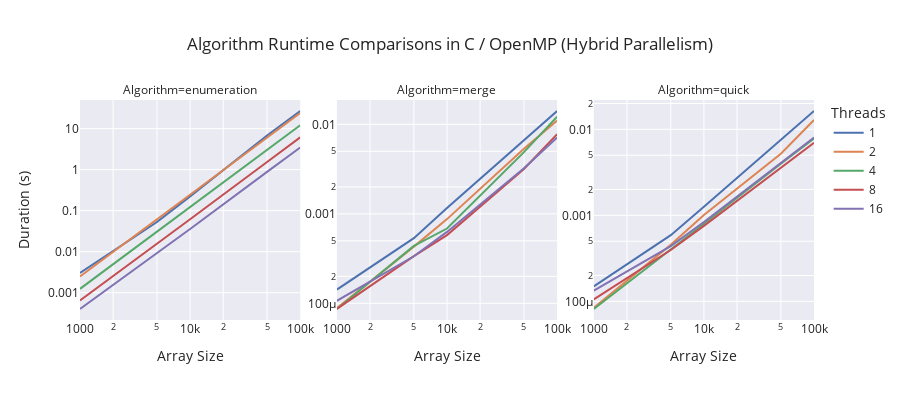
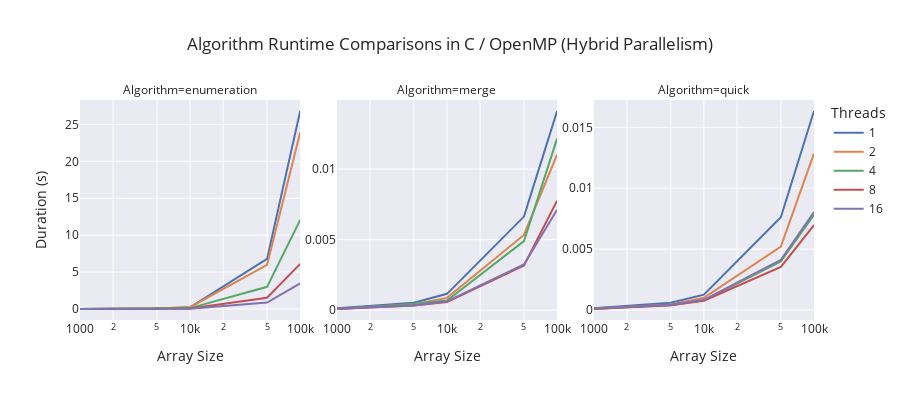
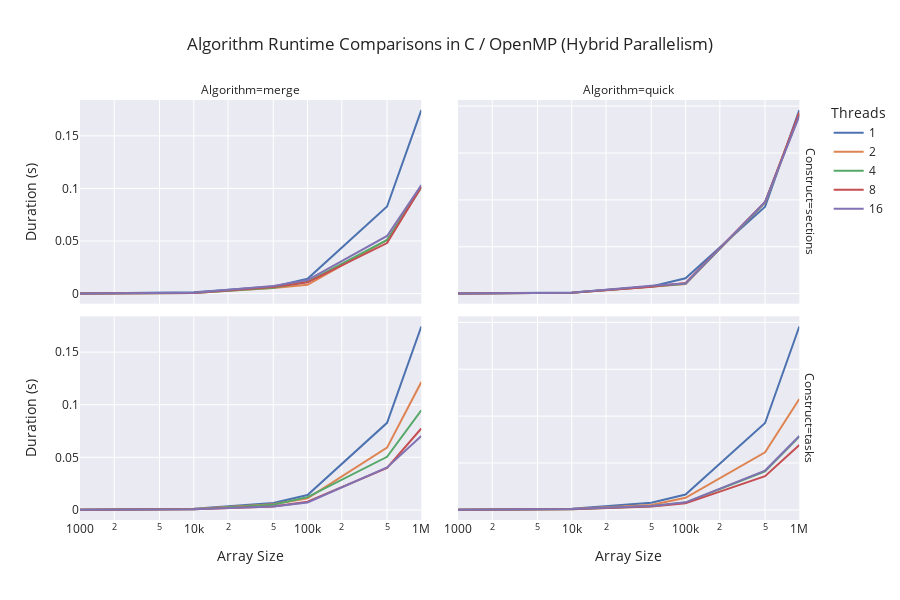

Notebook code cell kept with these figures, in order:
### Code cell
# log-log plot for all algorithms
fig = px.line(
    df.loc[
        (df['Construct'] != 'sections') &
        (df['Size'] <= 100000)
    ],
    x='Size', y='Duration', color='Threads',
    facet_col='Algorithm', facet_col_wrap=3,
    facet_col_spacing=0.05,
    template='seaborn',
    log_x=True,
    log_y=True,
    title=f'Algorithm Runtime Comparisons in C / OpenMP ({if_cutoff})',
    height=400,
    labels={
        "Duration": "Duration (s)",
        "Size": "Array Size",
     },
)

fig.update_yaxes(matches=None)
fig.update_yaxes(showticklabels=True, col=2) # assuming second facet
fig.update_yaxes(showticklabels=True, col=3) # assuming third facet
fig.show()

# log-linear plot for all algorithms
fig = px.line(
    df.loc[
        (df['Construct'] != 'sections') &
        (df['Size'] <= 100000)
    ],
    x='Size', y='Duration', color='Threads',
    facet_col='Algorithm', facet_col_wrap=3,
    facet_col_spacing=0.05,
    template='seaborn',
    log_x=True,
#     log_y=True,
    title=f'Algorithm Runtime Comparisons in C / OpenMP ({if_cutoff})',
    height=400,
    labels={
        "Duration": "Duration (s)",
        "Size": "Array Size",
     },
)

# plots for sections/tasks for quick/merge sort
fig.update_yaxes(matches=None)
fig.update_yaxes(showticklabels=True, col=2) # assuming second facet
fig.update_yaxes(showticklabels=True, col=3) # assuming third facet
fig.show()

fig = px.line(
    df.loc[df.Algorithm != 'enumeration'],
    x='Size', y='Duration', color='Threads',
    facet_col='Algorithm', facet_col_wrap=2,
    facet_col_spacing=0.05,
    facet_row='Construct',
    template='seaborn',
    log_x=True,
#     log_y=True,
    title=f'Algorithm Runtime Comparisons in C / OpenMP ({if_cutoff})',
    height=600,
    labels={
        "Duration": "Duration (s)",
        "Size": "Array Size",
     },
)

fig.update_yaxes(matches=None)
fig.update_yaxes(showticklabels=True, col=[2,3]) # assuming second facet
fig.show()

### Figure 1 — Plotly figure (JSON) as saved in the notebook; plotly's stock layout.template omitted (floating-point values rounded to 4 significant figures)
{"data": [{"hovertemplate": "Threads=1<br>Algorithm=enumeration<br>Array Size=%{x}<br>Duration (s)=%{y}<extra></extra>", "legendgroup": "1", "line": {"color": "rgb(76,114,176)", "dash": "solid"}, "mode": "lines", "name": "1", "orientation": "v", "showlegend": true, "type": "scatter", "x": [1000, 5000, 10000, 50000, 100000], "xaxis": "x", "y": [0.003027, 0.05277, 0.2223, 6.792, 26.83], "yaxis": "y"}, {"hovertemplate": "Threads=1<br>Algorithm=merge<br>Array Size=%{x}<br>Duration (s)=%{y}<extra></extra>", "legendgroup": "1", "line": {"color": "rgb(76,114,176)", "dash": "solid"}, "mode": "lines", "name": "1", "orientation": "v", "showlegend": false, "type": "scatter", "x": [1000, 5000, 10000, 50000, 100000], "xaxis": "x2", "y": [0.0001424, 0.0005351, 0.00116, 0.006633, 0.01411], "yaxis": "y2"}, {"hovertemplate": "Threads=1<br>Algorithm=quick<br>Array Size=%{x}<br>Duration (s)=%{y}<extra></extra>", "legendgroup": "1", "line": {"color": "rgb(76,114,176)", "dash": "solid"}, "mode": "lines", "name": "1", "orientation": "v", "showlegend": false, "type": "scatter", "x": [1000, 5000, 10000, 50000, 100000], "xaxis": "x3", "y": [0.0001493, 0.0005887, 0.001257, 0.007615, 0.01635], "yaxis": "y3"}, {"hovertemplate": "Threads=2<br>Algorithm=enumeration<br>Array Size=%{x}<br>Duration (s)=%{y}<extra></extra>", "legendgroup": "2", "line": {"color": "rgb(221,132,82)", "dash": "solid"}, "mode": "lines", "name": "2", "orientation": "v", "showlegend": true, "type": "scatter", "x": [1000, 5000, 10000, 50000, 100000], "xaxis": "x", "y": [0.002467, 0.06016, 0.2401, 5.973, 23.93], "yaxis": "y"}, {"hovertemplate": "Threads=2<br>Algorithm=merge<br>Array Size=%{x}<br>Duration (s)=%{y}<extra></extra>", "legendgroup": "2", "line": {"color": "rgb(221,132,82)", "dash": "solid"}, "mode": "lines", "name": "2", "orientation": "v", "showlegend": false, "type": "scatter", "x": [1000, 5000, 10000, 50000, 100000], "xaxis": "x2", "y": [8.816e-05, 0.0004303, 0.0008731, 0.005333, 0.01102], "yaxis": "y2"}, {"hovertemplate": "Threads=2<br>Algorithm=quick<br>Array Size=%{x}<br>Duration (s)=%{y}<extra></extra>", "legendgroup": "2", "line": {"color": "rgb(221,132,82)", "dash": "solid"}, "mode": "lines", "name": "2", "orientation": "v", "showlegend": false, "type": "scatter", "x": [1000, 5000, 10000, 50000, 100000], "xaxis": "x3", "y": [8.404e-05, 0.0004543, 0.001008, 0.00521, 0.01286], "yaxis": "y3"}, {"hovertemplate": "Threads=4<br>Algorithm=enumeration<br>Array Size=%{x}<br>Duration (s)=%{y}<extra></extra>", "legendgroup": "4", "line": {"color": "rgb(85,168,104)", "dash": "solid"}, "mode": "lines", "name": "4", "orientation": "v", "showlegend": true, "type": "scatter", "x": [1000, 5000, 10000, 50000, 100000], "xaxis": "x", "y": [0.001239, 0.03018, 0.1216, 3.006, 12.06], "yaxis": "y"}, {"hovertemplate": "Threads=4<br>Algorithm=merge<br>Array Size=%{x}<br>Duration (s)=%{y}<extra></extra>", "legendgroup": "4", "line": {"color": "rgb(85,168,104)", "dash": "solid"}, "mode": "lines", "name": "4", "orientation": "v", "showlegend": false, "type": "scatter", "x": [1000, 5000, 10000, 50000, 100000], "xaxis": "x2", "y": [8.636e-05, 0.000438, 0.0006853, 0.004892, 0.01216], "yaxis": "y2"}, {"hovertemplate": "Threads=4<br>Algorithm=quick<br>Array Size=%{x}<br>Duration (s)=%{y}<extra></extra>", "legendgroup": "4", "line": {"color": "rgb(85,168,104)", "dash": "solid"}, "mode": "lines", "name": "4", "orientation": "v", "showlegend": false, "type": "scatter", "x": [1000, 5000, 10000, 50000, 100000], "xaxis": "x3", "y": [8.154e-05, 0.0003962, 0.0007983, 0.003991, 0.007813], "yaxis": "y3"}, {"hovertemplate": "Threads=8<br>Algorithm=enumeration<br>Array Size=%{x}<br>Duration (s)=%{y}<extra></extra>", "legendgroup": "8", "line": {"color": "rgb(196,78,82)", "dash": "solid"}, "mode": "lines", "name": "8", "orientation": "v", "showlegend": true, "type": "scatter", "x": [1000, 5000, 10000, 50000, 100000], "xaxis": "x", "y": [0.0006445, 0.01538, 0.0614, 1.532, 6.116], "yaxis": "y"}, {"hovertemplate": "Threads=8<br>Algorithm=merge<br>Array Size=%{x}<br>Duration (s)=%{y}<extra></extra>", "legendgroup": "8", "line": {"color": "rgb(196,78,82)", "dash": "solid"}, "mode": "lines", "name": "8", "orientation": "v", "showlegend": false, "type": "scatter", "x": [1000, 5000, 10000, 50000, 100000], "xaxis": "x2", "y": [8.667e-05, 0.0003371, 0.0005787, 0.003167, 0.007759], "yaxis": "y2"}, {"hovertemplate": "Threads=8<br>Algorithm=quick<br>Array Size=%{x}<br>Duration (s)=%{y}<extra></extra>", "legendgroup": "8", "line": {"color": "rgb(196,78,82)", "dash": "solid"}, "mode": "lines", "name": "8", "orientation": "v", "showlegend": false, "type": "scatter", "x": [1000, 5000, 10000, 50000, 100000], "xaxis": "x3", "y": [0.0001054, 0.0003957, 0.0007558, 0.00354, 0.006974], "yaxis": "y3"}, {"hovertemplate": "Threads=16<br>Algorithm=enumeration<br>Array Size=%{x}<br>Duration (s)=%{y}<extra></extra>", "legendgroup": "16", "line": {"color": "rgb(129,114,179)", "dash": "solid"}, "mode": "lines", "name": "16", "orientation": "v", "showlegend": true, "type": "scatter", "x": [1000, 5000, 10000, 50000, 100000], "xaxis": "x", "y": [0.0003995, 0.008908, 0.03554, 0.8777, 3.459], "yaxis": "y"}, {"hovertemplate": "Threads=16<br>Algorithm=merge<br>Array Size=%{x}<br>Duration (s)=%{y}<extra></extra>", "legendgroup": "16", "line": {"color": "rgb(129,114,179)", "dash": "solid"}, "mode": "lines", "name": "16", "orientation": "v", "showlegend": false, "type": "scatter", "x": [1000, 5000, 10000, 50000, 100000], "xaxis": "x2", "y": [0.0001067, 0.0003355, 0.0006278, 0.003238, 0.007116], "yaxis": "y2"}, {"hovertemplate": "Threads=16<br>Algorithm=quick<br>Array Size=%{x}<br>Duration (s)=%{y}<extra></extra>", "legendgroup": "16", "line": {"color": "rgb(129,114,179)", "dash": "solid"}, "mode": "lines", "name": "16", "orientation": "v", "showlegend": false, "type": "scatter", "x": [1000, 5000, 10000, 50000, 100000], "xaxis": "x3", "y": [0.000133, 0.000439, 0.0008376, 0.004121, 0.008051], "yaxis": "y3"}], "layout": {"annotations": [{"font": {}, "showarrow": false, "text": "Algorithm=enumeration", "x": 0.15, "xanchor": "center", "xref": "paper", "y": 1, "yanchor": "bottom", "yref": "paper"}, {"font": {}, "showarrow": false, "text": "Algorithm=merge", "x": 0.5, "xanchor": "center", "xref": "paper", "y": 1, "yanchor": "bottom", "yref": "paper"}, {"font": {}, "showarrow": false, "text": "Algorithm=quick", "x": 0.85, "xanchor": "center", "xref": "paper", "y": 1, "yanchor": "bottom", "yref": "paper"}], "height": 400, "legend": {"title": {"text": "Threads"}, "tracegroupgap": 0}, "title": {"text": "Algorithm Runtime Comparisons in C / OpenMP (Hybrid Parallelism)"}, "xaxis": {"anchor": "y", "domain": [0, 0.3], "title": {"text": "Array Size"}, "type": "log"}, "xaxis2": {"anchor": "y2", "domain": [0.35, 0.65], "matches": "x", "title": {"text": "Array Size"}, "type": "log"}, "xaxis3": {"anchor": "y3", "domain": [0.7, 1], "matches": "x", "title": {"text": "Array Size"}, "type": "log"}, "yaxis": {"anchor": "x", "domain": [0, 1], "title": {"text": "Duration (s)"}, "type": "log"}, "yaxis2": {"anchor": "x2", "domain": [0, 1], "showticklabels": true, "type": "log"}, "yaxis3": {"anchor": "x3", "domain": [0, 1], "showticklabels": true, "type": "log"}}}

### Figure 2 — Plotly figure (JSON) as saved in the notebook; plotly's stock layout.template omitted (floating-point values rounded to 4 significant figures)
{"data": [{"hovertemplate": "Threads=1<br>Algorithm=enumeration<br>Array Size=%{x}<br>Duration (s)=%{y}<extra></extra>", "legendgroup": "1", "line": {"color": "rgb(76,114,176)", "dash": "solid"}, "mode": "lines", "name": "1", "orientation": "v", "showlegend": true, "type": "scatter", "x": [1000, 5000, 10000, 50000, 100000], "xaxis": "x", "y": [0.003027, 0.05277, 0.2223, 6.792, 26.83], "yaxis": "y"}, {"hovertemplate": "Threads=1<br>Algorithm=merge<br>Array Size=%{x}<br>Duration (s)=%{y}<extra></extra>", "legendgroup": "1", "line": {"color": "rgb(76,114,176)", "dash": "solid"}, "mode": "lines", "name": "1", "orientation": "v", "showlegend": false, "type": "scatter", "x": [1000, 5000, 10000, 50000, 100000], "xaxis": "x2", "y": [0.0001424, 0.0005351, 0.00116, 0.006633, 0.01411], "yaxis": "y2"}, {"hovertemplate": "Threads=1<br>Algorithm=quick<br>Array Size=%{x}<br>Duration (s)=%{y}<extra></extra>", "legendgroup": "1", "line": {"color": "rgb(76,114,176)", "dash": "solid"}, "mode": "lines", "name": "1", "orientation": "v", "showlegend": false, "type": "scatter", "x": [1000, 5000, 10000, 50000, 100000], "xaxis": "x3", "y": [0.0001493, 0.0005887, 0.001257, 0.007615, 0.01635], "yaxis": "y3"}, {"hovertemplate": "Threads=2<br>Algorithm=enumeration<br>Array Size=%{x}<br>Duration (s)=%{y}<extra></extra>", "legendgroup": "2", "line": {"color": "rgb(221,132,82)", "dash": "solid"}, "mode": "lines", "name": "2", "orientation": "v", "showlegend": true, "type": "scatter", "x": [1000, 5000, 10000, 50000, 100000], "xaxis": "x", "y": [0.002467, 0.06016, 0.2401, 5.973, 23.93], "yaxis": "y"}, {"hovertemplate": "Threads=2<br>Algorithm=merge<br>Array Size=%{x}<br>Duration (s)=%{y}<extra></extra>", "legendgroup": "2", "line": {"color": "rgb(221,132,82)", "dash": "solid"}, "mode": "lines", "name": "2", "orientation": "v", "showlegend": false, "type": "scatter", "x": [1000, 5000, 10000, 50000, 100000], "xaxis": "x2", "y": [8.816e-05, 0.0004303, 0.0008731, 0.005333, 0.01102], "yaxis": "y2"}, {"hovertemplate": "Threads=2<br>Algorithm=quick<br>Array Size=%{x}<br>Duration (s)=%{y}<extra></extra>", "legendgroup": "2", "line": {"color": "rgb(221,132,82)", "dash": "solid"}, "mode": "lines", "name": "2", "orientation": "v", "showlegend": false, "type": "scatter", "x": [1000, 5000, 10000, 50000, 100000], "xaxis": "x3", "y": [8.404e-05, 0.0004543, 0.001008, 0.00521, 0.01286], "yaxis": "y3"}, {"hovertemplate": "Threads=4<br>Algorithm=enumeration<br>Array Size=%{x}<br>Duration (s)=%{y}<extra></extra>", "legendgroup": "4", "line": {"color": "rgb(85,168,104)", "dash": "solid"}, "mode": "lines", "name": "4", "orientation": "v", "showlegend": true, "type": "scatter", "x": [1000, 5000, 10000, 50000, 100000], "xaxis": "x", "y": [0.001239, 0.03018, 0.1216, 3.006, 12.06], "yaxis": "y"}, {"hovertemplate": "Threads=4<br>Algorithm=merge<br>Array Size=%{x}<br>Duration (s)=%{y}<extra></extra>", "legendgroup": "4", "line": {"color": "rgb(85,168,104)", "dash": "solid"}, "mode": "lines", "name": "4", "orientation": "v", "showlegend": false, "type": "scatter", "x": [1000, 5000, 10000, 50000, 100000], "xaxis": "x2", "y": [8.636e-05, 0.000438, 0.0006853, 0.004892, 0.01216], "yaxis": "y2"}, {"hovertemplate": "Threads=4<br>Algorithm=quick<br>Array Size=%{x}<br>Duration (s)=%{y}<extra></extra>", "legendgroup": "4", "line": {"color": "rgb(85,168,104)", "dash": "solid"}, "mode": "lines", "name": "4", "orientation": "v", "showlegend": false, "type": "scatter", "x": [1000, 5000, 10000, 50000, 100000], "xaxis": "x3", "y": [8.154e-05, 0.0003962, 0.0007983, 0.003991, 0.007813], "yaxis": "y3"}, {"hovertemplate": "Threads=8<br>Algorithm=enumeration<br>Array Size=%{x}<br>Duration (s)=%{y}<extra></extra>", "legendgroup": "8", "line": {"color": "rgb(196,78,82)", "dash": "solid"}, "mode": "lines", "name": "8", "orientation": "v", "showlegend": true, "type": "scatter", "x": [1000, 5000, 10000, 50000, 100000], "xaxis": "x", "y": [0.0006445, 0.01538, 0.0614, 1.532, 6.116], "yaxis": "y"}, {"hovertemplate": "Threads=8<br>Algorithm=merge<br>Array Size=%{x}<br>Duration (s)=%{y}<extra></extra>", "legendgroup": "8", "line": {"color": "rgb(196,78,82)", "dash": "solid"}, "mode": "lines", "name": "8", "orientation": "v", "showlegend": false, "type": "scatter", "x": [1000, 5000, 10000, 50000, 100000], "xaxis": "x2", "y": [8.667e-05, 0.0003371, 0.0005787, 0.003167, 0.007759], "yaxis": "y2"}, {"hovertemplate": "Threads=8<br>Algorithm=quick<br>Array Size=%{x}<br>Duration (s)=%{y}<extra></extra>", "legendgroup": "8", "line": {"color": "rgb(196,78,82)", "dash": "solid"}, "mode": "lines", "name": "8", "orientation": "v", "showlegend": false, "type": "scatter", "x": [1000, 5000, 10000, 50000, 100000], "xaxis": "x3", "y": [0.0001054, 0.0003957, 0.0007558, 0.00354, 0.006974], "yaxis": "y3"}, {"hovertemplate": "Threads=16<br>Algorithm=enumeration<br>Array Size=%{x}<br>Duration (s)=%{y}<extra></extra>", "legendgroup": "16", "line": {"color": "rgb(129,114,179)", "dash": "solid"}, "mode": "lines", "name": "16", "orientation": "v", "showlegend": true, "type": "scatter", "x": [1000, 5000, 10000, 50000, 100000], "xaxis": "x", "y": [0.0003995, 0.008908, 0.03554, 0.8777, 3.459], "yaxis": "y"}, {"hovertemplate": "Threads=16<br>Algorithm=merge<br>Array Size=%{x}<br>Duration (s)=%{y}<extra></extra>", "legendgroup": "16", "line": {"color": "rgb(129,114,179)", "dash": "solid"}, "mode": "lines", "name": "16", "orientation": "v", "showlegend": false, "type": "scatter", "x": [1000, 5000, 10000, 50000, 100000], "xaxis": "x2", "y": [0.0001067, 0.0003355, 0.0006278, 0.003238, 0.007116], "yaxis": "y2"}, {"hovertemplate": "Threads=16<br>Algorithm=quick<br>Array Size=%{x}<br>Duration (s)=%{y}<extra></extra>", "legendgroup": "16", "line": {"color": "rgb(129,114,179)", "dash": "solid"}, "mode": "lines", "name": "16", "orientation": "v", "showlegend": false, "type": "scatter", "x": [1000, 5000, 10000, 50000, 100000], "xaxis": "x3", "y": [0.000133, 0.000439, 0.0008376, 0.004121, 0.008051], "yaxis": "y3"}], "layout": {"annotations": [{"font": {}, "showarrow": false, "text": "Algorithm=enumeration", "x": 0.15, "xanchor": "center", "xref": "paper", "y": 1, "yanchor": "bottom", "yref": "paper"}, {"font": {}, "showarrow": false, "text": "Algorithm=merge", "x": 0.5, "xanchor": "center", "xref": "paper", "y": 1, "yanchor": "bottom", "yref": "paper"}, {"font": {}, "showarrow": false, "text": "Algorithm=quick", "x": 0.85, "xanchor": "center", "xref": "paper", "y": 1, "yanchor": "bottom", "yref": "paper"}], "height": 400, "legend": {"title": {"text": "Threads"}, "tracegroupgap": 0}, "title": {"text": "Algorithm Runtime Comparisons in C / OpenMP (Hybrid Parallelism)"}, "xaxis": {"anchor": "y", "domain": [0, 0.3], "title": {"text": "Array Size"}, "type": "log"}, "xaxis2": {"anchor": "y2", "domain": [0.35, 0.65], "matches": "x", "title": {"text": "Array Size"}, "type": "log"}, "xaxis3": {"anchor": "y3", "domain": [0.7, 1], "matches": "x", "title": {"text": "Array Size"}, "type": "log"}, "yaxis": {"anchor": "x", "domain": [0, 1], "title": {"text": "Duration (s)"}}, "yaxis2": {"anchor": "x2", "domain": [0, 1], "showticklabels": true}, "yaxis3": {"anchor": "x3", "domain": [0, 1], "showticklabels": true}}}

### Figure 3 — Plotly figure (JSON) as saved in the notebook; plotly's stock layout.template omitted (floating-point values rounded to 4 significant figures)
{"data": [{"hovertemplate": "Threads=1<br>Construct=sections<br>Algorithm=merge<br>Array Size=%{x}<br>Duration (s)=%{y}<extra></extra>", "legendgroup": "1", "line": {"color": "rgb(76,114,176)", "dash": "solid"}, "mode": "lines", "name": "1", "orientation": "v", "showlegend": true, "type": "scatter", "x": [1000, 5000, 10000, 50000, 100000, 500000, 1000000], "xaxis": "x3", "y": [0.0001424, 0.0005351, 0.00116, 0.006633, 0.01411, 0.0828, 0.1744], "yaxis": "y3"}, {"hovertemplate": "Threads=1<br>Construct=sections<br>Algorithm=quick<br>Array Size=%{x}<br>Duration (s)=%{y}<extra></extra>", "legendgroup": "1", "line": {"color": "rgb(76,114,176)", "dash": "solid"}, "mode": "lines", "name": "1", "orientation": "v", "showlegend": false, "type": "scatter", "x": [1000, 5000, 10000, 50000, 100000, 500000, 1000000], "xaxis": "x4", "y": [0.0001493, 0.0005887, 0.001257, 0.007615, 0.01635, 0.09269, 0.1957], "yaxis": "y4"}, {"hovertemplate": "Threads=1<br>Construct=tasks<br>Algorithm=merge<br>Array Size=%{x}<br>Duration (s)=%{y}<extra></extra>", "legendgroup": "1", "line": {"color": "rgb(76,114,176)", "dash": "solid"}, "mode": "lines", "name": "1", "orientation": "v", "showlegend": false, "type": "scatter", "x": [1000, 5000, 10000, 50000, 100000, 500000, 1000000], "xaxis": "x", "y": [0.0001424, 0.0005351, 0.00116, 0.006633, 0.01411, 0.0828, 0.1744], "yaxis": "y"}, {"hovertemplate": "Threads=1<br>Construct=tasks<br>Algorithm=quick<br>Array Size=%{x}<br>Duration (s)=%{y}<extra></extra>", "legendgroup": "1", "line": {"color": "rgb(76,114,176)", "dash": "solid"}, "mode": "lines", "name": "1", "orientation": "v", "showlegend": false, "type": "scatter", "x": [1000, 5000, 10000, 50000, 100000, 500000, 1000000], "xaxis": "x2", "y": [0.0001493, 0.0005887, 0.001257, 0.007615, 0.01635, 0.09269, 0.1957], "yaxis": "y2"}, {"hovertemplate": "Threads=2<br>Construct=sections<br>Algorithm=merge<br>Array Size=%{x}<br>Duration (s)=%{y}<extra></extra>", "legendgroup": "2", "line": {"color": "rgb(221,132,82)", "dash": "solid"}, "mode": "lines", "name": "2", "orientation": "v", "showlegend": true, "type": "scatter", "x": [1000, 5000, 10000, 50000, 100000, 500000, 1000000], "xaxis": "x3", "y": [5.484e-05, 0.0002984, 0.0006603, 0.005365, 0.008298, 0.05087, 0.1015], "yaxis": "y3"}, {"hovertemplate": "Threads=2<br>Construct=sections<br>Algorithm=quick<br>Array Size=%{x}<br>Duration (s)=%{y}<extra></extra>", "legendgroup": "2", "line": {"color": "rgb(221,132,82)", "dash": "solid"}, "mode": "lines", "name": "2", "orientation": "v", "showlegend": false, "type": "scatter", "x": [1000, 5000, 10000, 50000, 100000, 500000, 1000000], "xaxis": "x4", "y": [9.375e-05, 0.0005811, 0.0009239, 0.00729, 0.01031, 0.09719, 0.1912], "yaxis": "y4"}, {"hovertemplate": "Threads=2<br>Construct=tasks<br>Algorithm=merge<br>Array Size=%{x}<br>Duration (s)=%{y}<extra></extra>", "legendgroup": "2", "line": {"color": "rgb(221,132,82)", "dash": "solid"}, "mode": "lines", "name": "2", "orientation": "v", "showlegend": false, "type": "scatter", "x": [1000, 5000, 10000, 50000, 100000, 500000, 1000000], "xaxis": "x", "y": [8.816e-05, 0.0004303, 0.0008731, 0.005333, 0.01102, 0.05925, 0.1216], "yaxis": "y"}, {"hovertemplate": "Threads=2<br>Construct=tasks<br>Algorithm=quick<br>Array Size=%{x}<br>Duration (s)=%{y}<extra></extra>", "legendgroup": "2", "line": {"color": "rgb(221,132,82)", "dash": "solid"}, "mode": "lines", "name": "2", "orientation": "v", "showlegend": false, "type": "scatter", "x": [1000, 5000, 10000, 50000, 100000, 500000, 1000000], "xaxis": "x2", "y": [8.404e-05, 0.0004543, 0.001008, 0.00521, 0.01286, 0.06148, 0.1182], "yaxis": "y2"}, {"hovertemplate": "Threads=4<br>Construct=sections<br>Algorithm=merge<br>Array Size=%{x}<br>Duration (s)=%{y}<extra></extra>", "legendgroup": "4", "line": {"color": "rgb(85,168,104)", "dash": "solid"}, "mode": "lines", "name": "4", "orientation": "v", "showlegend": true, "type": "scatter", "x": [1000, 5000, 10000, 50000, 100000, 500000, 1000000], "xaxis": "x3", "y": [5.43e-05, 0.0003251, 0.0006554, 0.005543, 0.01114, 0.05095, 0.101], "yaxis": "y3"}, {"hovertemplate": "Threads=4<br>Construct=sections<br>Algorithm=quick<br>Array Size=%{x}<br>Duration (s)=%{y}<extra></extra>", "legendgroup": "4", "line": {"color": "rgb(85,168,104)", "dash": "solid"}, "mode": "lines", "name": "4", "orientation": "v", "showlegend": false, "type": "scatter", "x": [1000, 5000, 10000, 50000, 100000, 500000, 1000000], "xaxis": "x4", "y": [9.77e-05, 0.0006041, 0.0009409, 0.007454, 0.01039, 0.09711, 0.1915], "yaxis": "y4"}, {"hovertemplate": "Threads=4<br>Construct=tasks<br>Algorithm=merge<br>Array Size=%{x}<br>Duration (s)=%{y}<extra></extra>", "legendgroup": "4", "line": {"color": "rgb(85,168,104)", "dash": "solid"}, "mode": "lines", "name": "4", "orientation": "v", "showlegend": false, "type": "scatter", "x": [1000, 5000, 10000, 50000, 100000, 500000, 1000000], "xaxis": "x", "y": [8.636e-05, 0.000438, 0.0006853, 0.004892, 0.01216, 0.0505, 0.09469], "yaxis": "y"}, {"hovertemplate": "Threads=4<br>Construct=tasks<br>Algorithm=quick<br>Array Size=%{x}<br>Duration (s)=%{y}<extra></extra>", "legendgroup": "4", "line": {"color": "rgb(85,168,104)", "dash": "solid"}, "mode": "lines", "name": "4", "orientation": "v", "showlegend": false, "type": "scatter", "x": [1000, 5000, 10000, 50000, 100000, 500000, 1000000], "xaxis": "x2", "y": [8.154e-05, 0.0003962, 0.0007983, 0.003991, 0.007813, 0.04119, 0.07833], "yaxis": "y2"}, {"hovertemplate": "Threads=8<br>Construct=sections<br>Algorithm=merge<br>Array Size=%{x}<br>Duration (s)=%{y}<extra></extra>", "legendgroup": "8", "line": {"color": "rgb(196,78,82)", "dash": "solid"}, "mode": "lines", "name": "8", "orientation": "v", "showlegend": true, "type": "scatter", "x": [1000, 5000, 10000, 50000, 100000, 500000, 1000000], "xaxis": "x3", "y": [5.579e-05, 0.0003212, 0.0006572, 0.006214, 0.0107, 0.04801, 0.1015], "yaxis": "y3"}, {"hovertemplate": "Threads=8<br>Construct=sections<br>Algorithm=quick<br>Array Size=%{x}<br>Duration (s)=%{y}<extra></extra>", "legendgroup": "8", "line": {"color": "rgb(196,78,82)", "dash": "solid"}, "mode": "lines", "name": "8", "orientation": "v", "showlegend": false, "type": "scatter", "x": [1000, 5000, 10000, 50000, 100000, 500000, 1000000], "xaxis": "x4", "y": [9.453e-05, 0.0005976, 0.0009425, 0.007349, 0.01145, 0.09768, 0.1931], "yaxis": "y4"}, {"hovertemplate": "Threads=8<br>Construct=tasks<br>Algorithm=merge<br>Array Size=%{x}<br>Duration (s)=%{y}<extra></extra>", "legendgroup": "8", "line": {"color": "rgb(196,78,82)", "dash": "solid"}, "mode": "lines", "name": "8", "orientation": "v", "showlegend": false, "type": "scatter", "x": [1000, 5000, 10000, 50000, 100000, 500000, 1000000], "xaxis": "x", "y": [8.667e-05, 0.0003371, 0.0005787, 0.003167, 0.007759, 0.03995, 0.07746], "yaxis": "y"}, {"hovertemplate": "Threads=8<br>Construct=tasks<br>Algorithm=quick<br>Array Size=%{x}<br>Duration (s)=%{y}<extra></extra>", "legendgroup": "8", "line": {"color": "rgb(196,78,82)", "dash": "solid"}, "mode": "lines", "name": "8", "orientation": "v", "showlegend": false, "type": "scatter", "x": [1000, 5000, 10000, 50000, 100000, 500000, 1000000], "xaxis": "x2", "y": [0.0001054, 0.0003957, 0.0007558, 0.00354, 0.006974, 0.0359, 0.06922], "yaxis": "y2"}, {"hovertemplate": "Threads=16<br>Construct=sections<br>Algorithm=merge<br>Array Size=%{x}<br>Duration (s)=%{y}<extra></extra>", "legendgroup": "16", "line": {"color": "rgb(129,114,179)", "dash": "solid"}, "mode": "lines", "name": "16", "orientation": "v", "showlegend": true, "type": "scatter", "x": [1000, 5000, 10000, 50000, 100000, 500000, 1000000], "xaxis": "x3", "y": [7.41e-05, 0.0003714, 0.0007918, 0.00717, 0.01279, 0.05481, 0.1032], "yaxis": "y3"}, {"hovertemplate": "Threads=16<br>Construct=sections<br>Algorithm=quick<br>Array Size=%{x}<br>Duration (s)=%{y}<extra></extra>", "legendgroup": "16", "line": {"color": "rgb(129,114,179)", "dash": "solid"}, "mode": "lines", "name": "16", "orientation": "v", "showlegend": false, "type": "scatter", "x": [1000, 5000, 10000, 50000, 100000, 500000, 1000000], "xaxis": "x4", "y": [0.0001379, 0.0006268, 0.0009952, 0.008437, 0.01081, 0.09777, 0.1895], "yaxis": "y4"}, {"hovertemplate": "Threads=16<br>Construct=tasks<br>Algorithm=merge<br>Array Size=%{x}<br>Duration (s)=%{y}<extra></extra>", "legendgroup": "16", "line": {"color": "rgb(129,114,179)", "dash": "solid"}, "mode": "lines", "name": "16", "orientation": "v", "showlegend": false, "type": "scatter", "x": [1000, 5000, 10000, 50000, 100000, 500000, 1000000], "xaxis": "x", "y": [0.0001067, 0.0003355, 0.0006278, 0.003238, 0.007116, 0.04042, 0.07026], "yaxis": "y"}, {"hovertemplate": "Threads=16<br>Construct=tasks<br>Algorithm=quick<br>Array Size=%{x}<br>Duration (s)=%{y}<extra></extra>", "legendgroup": "16", "line": {"color": "rgb(129,114,179)", "dash": "solid"}, "mode": "lines", "name": "16", "orientation": "v", "showlegend": false, "type": "scatter", "x": [1000, 5000, 10000, 50000, 100000, 500000, 1000000], "xaxis": "x2", "y": [0.000133, 0.000439, 0.0008376, 0.004121, 0.008051, 0.04196, 0.07883], "yaxis": "y2"}], "layout": {"annotations": [{"font": {}, "showarrow": false, "text": "Algorithm=merge", "x": 0.2325, "xanchor": "center", "xref": "paper", "y": 1, "yanchor": "bottom", "yref": "paper"}, {"font": {}, "showarrow": false, "text": "Algorithm=quick", "x": 0.7475, "xanchor": "center", "xref": "paper", "y": 1, "yanchor": "bottom", "yref": "paper"}, {"font": {}, "showarrow": false, "text": "Construct=tasks", "textangle": 90, "x": 0.98, "xanchor": "left", "xref": "paper", "y": 0.2425, "yanchor": "middle", "yref": "paper"}, {"font": {}, "showarrow": false, "text": "Construct=sections", "textangle": 90, "x": 0.98, "xanchor": "left", "xref": "paper", "y": 0.7575, "yanchor": "middle", "yref": "paper"}], "height": 600, "legend": {"title": {"text": "Threads"}, "tracegroupgap": 0}, "title": {"text": "Algorithm Runtime Comparisons in C / OpenMP (Hybrid Parallelism)"}, "xaxis": {"anchor": "y", "domain": [0, 0.465], "title": {"text": "Array Size"}, "type": "log"}, "xaxis2": {"anchor": "y2", "domain": [0.515, 0.98], "matches": "x", "title": {"text": "Array Size"}, "type": "log"}, "xaxis3": {"anchor": "y3", "domain": [0, 0.465], "matches": "x", "showticklabels": false, "type": "log"}, "xaxis4": {"anchor": "y4", "domain": [0.515, 0.98], "matches": "x", "showticklabels": false, "type": "log"}, "yaxis": {"anchor": "x", "domain": [0, 0.485], "title": {"text": "Duration (s)"}}, "yaxis2": {"anchor": "x2", "domain": [0, 0.485], "showticklabels": false}, "yaxis3": {"anchor": "x3", "domain": [0.515, 1], "title": {"text": "Duration (s)"}}, "yaxis4": {"anchor": "x4", "domain": [0.515, 1], "showticklabels": false}}}
